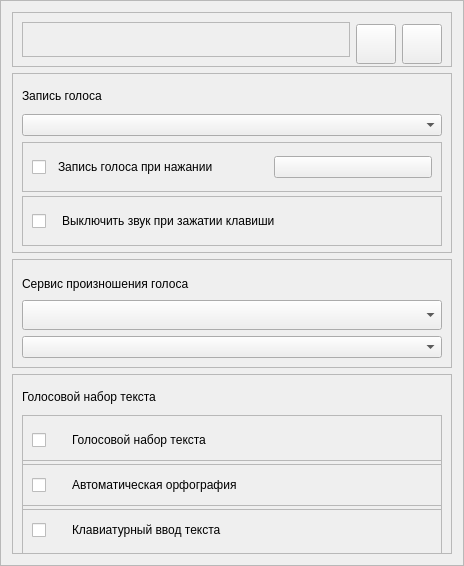
               <widget class="QFrame" name="frame_settings_container_body_2">
                <property name="frameShape">
                 <enum>QFrame::StyledPanel</enum>
                </property>
                <property name="frameShadow">
                 <enum>QFrame::Raised</enum>
                </property>
                <layout class="QVBoxLayout" name="verticalLayout_9">
                 <item>
                  <widget class="QFrame" name="frame_11">
                   <property name="minimumSize">
                    <size>
                     <width>12</width>
                     <height>0</height>
                    </size>
                   </property>
                   <property name="maximumSize">
                    <size>
                     <width>16777215</width>
                     <height>55</height>
                    </size>
                   </property>
                   <property name="frameShape">
                    <enum>QFrame::StyledPanel</enum>
                   </property>
                   <property name="frameShadow">
                    <enum>QFrame::Raised</enum>
                   </property>
                   <layout class="QHBoxLayout" name="horizontalLayout_18">
                    <item>
                     <widget class="QFrame" name="frame_22">
                      <property name="frameShape">
                       <enum>QFrame::StyledPanel</enum>
                      </property>
                      <property name="frameShadow">
                       <enum>QFrame::Raised</enum>
                      </property>
                     </widget>
                    </item>
                    <item>
                     <widget class="QPushButton" name="btn_open_github">
                      <property name="minimumSize">
                       <size>
                        <width>40</width>
                        <height>40</height>
                       </size>
                      </property>
                      <property name="maximumSize">
                       <size>
                        <width>30</width>
                        <height>30</height>
                       </size>
                      </property>
                      <property name="text">
                       <string/>
                      </property>
                     </widget>
                    </item>
                    <item>
                     <widget class="QPushButton" name="btn_toggle_theme">
                      <property name="minimumSize">
                       <size>
                        <width>40</width>
                        <height>40</height>
                       </size>
                      </property>
                      <property name="maximumSize">
                       <size>
                        <width>30</width>
                        <height>30</height>
                       </size>
                      </property>
                      <property name="text">
                       <string/>
                      </property>
                     </widget>
                    </item>
                   </layout>
                  </widget>
                 </item>
                 <item>
                  <widget class="QFrame" name="frame_12">
                   <property name="minimumSize">
                    <size>
                     <width>440</width>
                     <height>180</height>
                    </size>
                   </property>
                   <property name="maximumSize">
                    <size>
                     <width>16777215</width>
                     <height>180</height>
                    </size>
                   </property>
                   <property name="frameShape">
                    <enum>QFrame::StyledPanel</enum>
                   </property>
                   <property name="frameShadow">
                    <enum>QFrame::Raised</enum>
                   </property>
                   <layout class="QVBoxLayout" name="verticalLayout_10">
                    <item>
                     <widget class="QLabel" name="label_Voice_recording">
                      <property name="minimumSize">
                       <size>
                        <width>420</width>
                        <height>25</height>
                       </size>
                      </property>
                      <property name="text">
                       <string>Запись голоса</string>
                      </property>
                     </widget>
                    </item>
                    <item>
                     <widget class="QComboBox" name="combo_microphone_input">
                      <property name="minimumSize">
                       <size>
                        <width>420</width>
                        <height>0</height>
                       </size>
                      </property>
                     </widget>
                    </item>
                    <item>
                     <widget class="QFrame" name="frame_14">
                      <property name="minimumSize">
                       <size>
                        <width>420</width>
                        <height>50</height>
                       </size>
                      </property>
                      <property name="frameShape">
                       <enum>QFrame::StyledPanel</enum>
                      </property>
                      <property name="frameShadow">
                       <enum>QFrame::Raised</enum>
                      </property>
                      <layout class="QHBoxLayout" name="horizontalLayout_13">
                       <item>
                        <widget class="QCheckBox" name="chk_record_when_pressed">
                         <property name="minimumSize">
                          <size>
                           <width>20</width>
                           <height>20</height>
                          </size>
                         </property>
                         <property name="maximumSize">
                          <size>
                           <width>20</width>
                           <height>20</height>
                          </size>
                         </property>
                         <property name="text">
                          <string/>
                         </property>
                        </widget>
                       </item>
                       <item>
                        <widget class="QLabel" name="label_record_on_press_hint">
                         <property name="minimumSize">
                          <size>
                           <width>210</width>
                           <height>0</height>
                          </size>
                         </property>
                         <property name="text">
                          <string>Запись голоса при нажании </string>
                         </property>
                        </widget>
                       </item>
                       <item>
                        <widget class="QPushButton" name="btn_set_record_key">
                         <property name="minimumSize">
                          <size>
                           <width>100</width>
                           <height>0</height>
                          </size>
                         </property>
                         <property name="text">
                          <string/>
                         </property>
                        </widget>
                       </item>
                      </layout>
                     </widget>
                    </item>
                    <item>
                     <widget class="QFrame" name="frame_15">
                      <property name="minimumSize">
                       <size>
                        <width>420</width>
                        <height>50</height>
                       </size>
                      </property>
                      <property name="frameShape">
                       <enum>QFrame::StyledPanel</enum>
                      </property>
                      <property name="frameShadow">
                       <enum>QFrame::Raised</enum>
                      </property>
                      <layout class="QHBoxLayout" name="horizontalLayout_14">
                       <item>
                        <widget class="QCheckBox" name="chk_mute_on_key_hold">
                         <property name="minimumSize">
                          <size>
                           <width>20</width>
                           <height>20</height>
                          </size>
                         </property>
                         <property name="text">
                          <string/>
                         </property>
                        </widget>
                       </item>
                       <item>
                        <widget class="QLabel" name="label_mute_on_hold_hint">
                         <property name="minimumSize">
                          <size>
                           <width>370</width>
                           <height>28</height>
                          </size>
                         </property>
                         <property name="text">
                          <string>Выключить звук при зажатии клавиши</string>
                         </property>
                        </widget>
                       </item>
                      </layout>
                     </widget>
                    </item>
                   </layout>
                  </widget>
                 </item>
                 <item>
                  <widget class="QFrame" name="frame_16">
                   <property name="minimumSize">
                    <size>
                     <width>440</width>
                     <height>0</height>
                    </size>
                   </property>
                   <property name="maximumSize">
                    <size>
                     <width>16777215</width>
                     <height>135</height>
                    </size>
                   </property>
                   <property name="frameShape">
                    <enum>QFrame::StyledPanel</enum>
                   </property>
                   <property name="frameShadow">
                    <enum>QFrame::Raised</enum>
                   </property>
                   <layout class="QVBoxLayout" name="verticalLayout_11">
                    <item>
                     <widget class="QLabel" name="label_Voice_pronunciation_Service">
                      <property name="minimumSize">
                       <size>
                        <width>420</width>
                        <height>25</height>
                       </size>
                      </property>
                      <property name="maximumSize">
                       <size>
                        <width>16777215</width>
                        <height>20</height>
                       </size>
                      </property>
                      <property name="text">
                       <string>Сервис произношения голоса</string>
                      </property>
                     </widget>
                    </item>
                    <item>
                     <widget class="QComboBox" name="combo_voice_pronounce_service">
                      <property name="minimumSize">
                       <size>
                        <width>400</width>
                        <height>30</height>
                       </size>
                      </property>
                     </widget>
                    </item>
                    <item>
                     <widget class="QComboBox" name="combo_voice_pronounce_language">
                      <property name="minimumSize">
                       <size>
                        <width>400</width>
                        <height>0</height>
                       </size>
                      </property>
                     </widget>
                    </item>
                   </layout>
                  </widget>
                 </item>
                 <item>
                  <widget class="QFrame" name="frame_18">
                   <property name="minimumSize">
                    <size>
                     <width>440</width>
                     <height>0</height>
                    </size>
                   </property>
                   <property name="maximumSize">
                    <size>
                     <width>16777215</width>
                     <height>180</height>
                    </size>
                   </property>
                   <property name="frameShape">
                    <enum>QFrame::StyledPanel</enum>
                   </property>
                   <property name="frameShadow">
                    <enum>QFrame::Raised</enum>
                   </property>
                   <layout class="QVBoxLayout" name="verticalLayout_12">
                    <item>
                     <widget class="QLabel" name="label_Voice_typing">
                      <property name="minimumSize">
                       <size>
                        <width>420</width>
                        <height>25</height>
                       </size>
                      </property>
                      <property name="text">
                       <string>Голосовой набор текста</string>
                      </property>
                     </widget>
                    </item>
                    <item>
                     <widget class="QFrame" name="frame_19">
                      <property name="minimumSize">
                       <size>
                        <width>420</width>
                        <height>50</height>
                       </size>
                      </property>
                      <property name="frameShape">
                       <enum>QFrame::StyledPanel</enum>
                      </property>
                      <property name="frameShadow">
                       <enum>QFrame::Raised</enum>
                      </property>
                      <layout class="QHBoxLayout" name="horizontalLayout_15">
                       <item>
                        <widget class="QCheckBox" name="chk_voice_typing_enabled">
                         <property name="minimumSize">
                          <size>
                           <width>20</width>
                           <height>20</height>
                          </size>
                         </property>
                         <property name="text">
                          <string/>
                         </property>
                        </widget>
                       </item>
                       <item>
                        <widget class="QLabel" name="label_voice_typing_title">
                         <property name="minimumSize">
                          <size>
                           <width>360</width>
                           <height>28</height>
                          </size>
                         </property>
                         <property name="text">
                          <string>Голосовой набор текста</string>
                         </property>
                        </widget>
                       </item>
                      </layout>
                     </widget>
                    </item>
                    <item>
                     <widget class="QFrame" name="frame_20">
                      <property name="minimumSize">
                       <size>
                        <width>420</width>
                        <height>50</height>
                       </size>
                      </property>
                      <property name="frameShape">
                       <enum>QFrame::StyledPanel</enum>
                      </property>
                      <property name="frameShadow">
                       <enum>QFrame::Raised</enum>
                      </property>
                      <layout class="QHBoxLayout" name="horizontalLayout_16">
                       <item>
                        <widget class="QCheckBox" name="chk_autospell">
                         <property name="minimumSize">
                          <size>
                           <width>20</width>
                           <height>20</height>
                          </size>
                         </property>
                         <property name="text">
                          <string/>
                         </property>
                        </widget>
                       </item>
                       <item>
                        <widget class="QLabel" name="label_autospell_hint">
                         <property name="minimumSize">
                          <size>
                           <width>360</width>
                           <height>28</height>
                          </size>
                         </property>
                         <property name="text">
                          <string>Автоматическая орфография</string>
                         </property>
                        </widget>
                       </item>
                      </layout>
                     </widget>
                    </item>
                    <item>
                     <widget class="QFrame" name="frame_21">
                      <property name="minimumSize">
                       <size>
                        <width>420</width>
                        <height>50</height>
                       </size>
                      </property>
                      <property name="frameShape">
                       <enum>QFrame::StyledPanel</enum>
                      </property>
                      <property name="frameShadow">
                       <enum>QFrame::Raised</enum>
                      </property>
                      <layout class="QHBoxLayout" name="horizontalLayout_17">
                       <item>
                        <widget class="QCheckBox" name="chk_keyboard_typing_enabled">
                         <property name="minimumSize">
                          <size>
                           <width>20</width>
                           <height>20</height>
                          </size>
                         </property>
                         <property name="text">
                          <string/>
                         </property>
                        </widget>
                       </item>
                       <item>
                        <widget class="QLabel" name="label_keyboard_input_hint">
                         <property name="minimumSize">
                          <size>
                           <width>360</width>
                           <height>28</height>
                          </size>
                         </property>
                         <property name="text">
                          <string>Клавиатурный ввод текста</string>
                         </property>
                        </widget>
                       </item>
                      </layout>
                     </widget>
                    </item>
                   </layout>
                  </widget>
                 </item>
                </layout>
               </widget>
